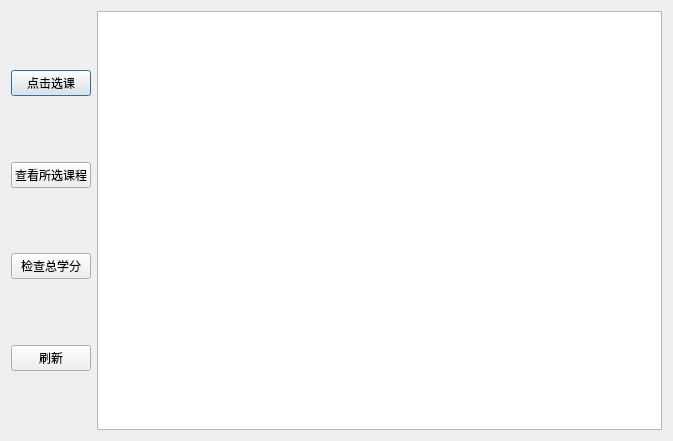
<?xml version="1.0" encoding="UTF-8"?>
<ui version="4.0">
 <class>student</class>
 <widget class="QDialog" name="student">
  <property name="geometry">
   <rect>
    <x>0</x>
    <y>0</y>
    <width>673</width>
    <height>441</height>
   </rect>
  </property>
  <property name="windowTitle">
   <string>Dialog</string>
  </property>
  <layout class="QGridLayout" name="gridLayout">
   <item row="0" column="0">
    <layout class="QHBoxLayout" name="horizontalLayout_2">
     <item>
      <layout class="QVBoxLayout" name="verticalLayout">
       <item>
        <spacer name="verticalSpacer_4">
         <property name="orientation">
          <enum>Qt::Orientation::Vertical</enum>
         </property>
         <property name="sizeHint" stdset="0">
          <size>
           <width>20</width>
           <height>40</height>
          </size>
         </property>
        </spacer>
       </item>
       <item>
        <widget class="QPushButton" name="select">
         <property name="text">
          <string>点击选课</string>
         </property>
        </widget>
       </item>
       <item>
        <spacer name="verticalSpacer">
         <property name="orientation">
          <enum>Qt::Orientation::Vertical</enum>
         </property>
         <property name="sizeHint" stdset="0">
          <size>
           <width>20</width>
           <height>40</height>
          </size>
         </property>
        </spacer>
       </item>
       <item>
        <widget class="QPushButton" name="watch">
         <property name="text">
          <string>查看所选课程</string>
         </property>
        </widget>
       </item>
       <item>
        <spacer name="verticalSpacer_2">
         <property name="orientation">
          <enum>Qt::Orientation::Vertical</enum>
         </property>
         <property name="sizeHint" stdset="0">
          <size>
           <width>20</width>
           <height>40</height>
          </size>
         </property>
        </spacer>
       </item>
       <item>
        <widget class="QPushButton" name="count">
         <property name="text">
          <string>检查总学分</string>
         </property>
        </widget>
       </item>
       <item>
        <spacer name="verticalSpacer_3">
         <property name="orientation">
          <enum>Qt::Orientation::Vertical</enum>
         </property>
         <property name="sizeHint" stdset="0">
          <size>
           <width>20</width>
           <height>40</height>
          </size>
         </property>
        </spacer>
       </item>
       <item>
        <widget class="QPushButton" name="refresh">
         <property name="text">
          <string>刷新</string>
         </property>
        </widget>
       </item>
       <item>
        <spacer name="verticalSpacer_5">
         <property name="orientation">
          <enum>Qt::Orientation::Vertical</enum>
         </property>
         <property name="sizeHint" stdset="0">
          <size>
           <width>20</width>
           <height>40</height>
          </size>
         </property>
        </spacer>
       </item>
      </layout>
     </item>
     <item>
      <layout class="QVBoxLayout" name="verticalLayout_2">
       <item>
        <layout class="QHBoxLayout" name="horizontalLayout"/>
       </item>
       <item>
        <widget class="QTableView" name="tableView">
         <property name="styleSheet">
          <string notr="true">/* 表格整体：设置网格线颜色，让表格更清晰 */
QTableView {
    gridline-color: #E5E5E5;
    outline: none; /* 去掉点击时的虚线框 */
}

/* 表头：设置背景色和文字色，更美观 */
QHeaderView::section {
    background-color: #F5F5F5;
    color: #333333;
    padding: 6px;
    border: 1px solid #E0E0E0;
    font-weight: bold;
}

/* 【核心】选中行：设置背景色和文字色，整行高亮 */
QTableView::item:selected {
    background-color: #0078D4; /* 亮蓝色背景，你可以改成 #2196F3 或 #107C10 */
    color: #FFFFFF;             /* 白色文字，和背景形成强烈对比 */
}

/* 【补充】即使窗口失去焦点，选中行也保持高亮，不会变灰 */
QTableView::item:selected:!active {
    background-color: #0078D4;
    color: #FFFFFF;
}</string>
         </property>
         <property name="selectionMode">
          <enum>QAbstractItemView::SelectionMode::SingleSelection</enum>
         </property>
         <property name="selectionBehavior">
          <enum>QAbstractItemView::SelectionBehavior::SelectRows</enum>
         </property>
        </widget>
       </item>
      </layout>
     </item>
    </layout>
   </item>
  </layout>
 </widget>
 <resources/>
 <connections/>
</ui>
